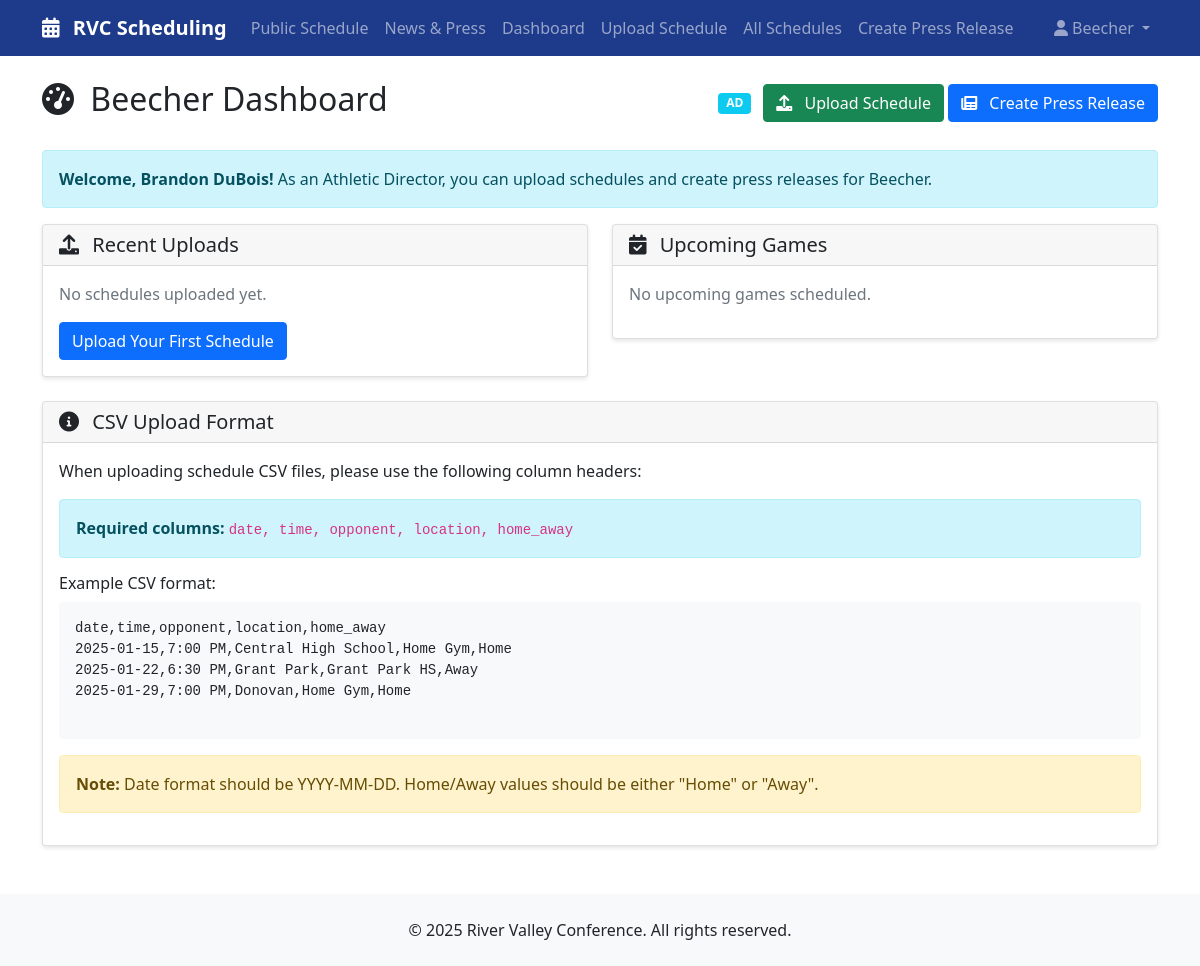
The app's page /dashboard (signed in) with its own data.
### tables this page shows
CREATE TABLE users (
                id INTEGER PRIMARY KEY AUTOINCREMENT,
                email TEXT UNIQUE NOT NULL,
                password_hash TEXT NOT NULL,
                school_name TEXT NOT NULL,
                role TEXT NOT NULL DEFAULT 'AD',
                full_name TEXT,
                created_at TIMESTAMP DEFAULT CURRENT_TIMESTAMP
            );

### app.py (the view)
@app.route('/dashboard')
@login_required
@ad_required
def dashboard():
    with get_db() as conn:
        uploads = conn.execute('''
            SELECT * FROM schedule_uploads
            WHERE school_id = ?
            ORDER BY upload_date DESC
            LIMIT 10
        ''', (current_user.id,)).fetchall()
        upcoming_games = conn.execute('''
            SELECT * FROM games
            WHERE school_id = ? AND date >= date('now')
            ORDER BY date ASC, time ASC
            LIMIT 10
        ''', (current_user.id,)).fetchall()
    return render_template('dashboard.html', uploads=uploads, upcoming_games=upcoming_games)

### app.py (called while the page is built)
def get_db():
    conn = sqlite3.connect(DATABASE)
    conn.row_factory = sqlite3.Row
    return conn

@login_manager.user_loader
def load_user(user_id):
    with get_db() as conn:
        user = conn.execute('SELECT * FROM users WHERE id = ?', (user_id,)).fetchone()
        if user:
            return User(user['id'], user['email'], user['school_name'], user['role'], user['full_name'])
    return None

def ad_required(f):
    @wraps(f)
    def decorated_function(*args, **kwargs):
        if not current_user.is_authenticated or current_user.role != 'AD':
            flash('Access denied. Athletic Directors only.', 'danger')
            return redirect(url_for('login'))
        return f(*args, **kwargs)
    return decorated_function

### templates/dashboard.html (shortened to what this page needs)
{% extends "base.html" %}
{% block content %}
<div class="d-flex justify-content-between align-items-center mb-4">
    <h2>
        <i class="fas fa-tachometer-alt me-2"></i>
        {{ current_user.school_name }} Dashboard
    </h2>
    <div>
        <span class="badge bg-info me-2">{{ current_user.role }}</span>
        {% if current_user.role == 'AD' %}
        <a href="{{ url_for('upload_schedule') }}" class="btn btn-success">
            <i class="fas fa-upload me-2"></i>
            Upload Schedule
        </a>
        {% endif %}
        <a href="{{ url_for('create_press_release') }}" class="btn btn-primary">
            <i class="fas fa-newspaper me-2"></i>
            Create Press Release
        </a>
    </div>
</div>
<div class="alert alert-info">
    <strong>Welcome, {{ current_user.full_name }}!</strong>
    {% if current_user.role == 'AD' %}
    As an Athletic Director, you can upload schedules and create press releases for {{ current_user.school_name }}.
    {% else %}
    As a Principal, you can view all conference schedules and create press releases for {{ current_user.school_name }}.
    {% endif %}
</div>
<div class="row">
    <div class="col-md-6">
        <div class="card">
            <div class="card-header">
                <h5 class="mb-0">
                    <i class="fas fa-upload me-2"></i>
                    Recent Uploads
                </h5>
            </div>
            <div class="card-body">
                {% if uploads %}
                <div class="table-responsive">
                    <table class="table table-sm">
                        <thead>
                            <tr>
                                <th>Sport</th>
                                <th>Season</th>
                                <th>Date</th>
                            </tr>
                        </thead>
                        <tbody>
                            {% for upload in uploads %}
                            <tr>
                                <td>{{ upload.sport }}</td>
                                <td>{{ upload.season }}</td>
                                <td>{{ upload.upload_date[:10] }}</td>
                            </tr>
                            {% endfor %}
                        </tbody>
                    </table>
                </div>
                {% else %}
                <p class="text-muted">No schedules uploaded yet.</p>
                <a href="{{ url_for('upload_schedule') }}" class="btn btn-primary">Upload Your First Schedule</a>
                {% endif %}
            </div>
        </div>
    </div>
    <div class="col-md-6">
        <div class="card">
            <div class="card-header">
                <h5 class="mb-0">
                    <i class="fas fa-calendar-check me-2"></i>
                    Upcoming Games
                </h5>
            </div>
            <div class="card-body">
                {% if upcoming_games %}
                <div class="table-responsive">
                    <table class="table table-sm">
                        <thead>
                            <tr>
                                <th>Date</th>
                                <th>Sport</th>
                                <th>Opponent</th>
                                <th>Location</th>
                            </tr>
                        </thead>
                        <tbody>
                            {% for game in upcoming_games %}
                            <tr>
                                <td>{{ game.date }}</td>
                                <td>{{ game.sport }}</td>
                                <td>{{ game.opponent }}</td>
                                <td>
                                    <span class="badge bg-{{ 'success' if game.home_away == 'Home' else 'primary' }}">
                                        {{ game.home_away }}
                                    </span>
                                </td>
                            </tr>
                            {% endfor %}
                        </tbody>
                    </table>
                </div>
                {% else %}
                <p class="text-muted">No upcoming games scheduled.</p>
                {% endif %}
            </div>
        </div>
    </div>
</div>
<div class="row mt-4">
    <div class="col-12">
        <div class="card">
            <div class="card-header">
                <h5 class="mb-0">
                    <i class="fas fa-info-circle me-2"></i>
                    CSV Upload Format
                </h5>
            </div>
            <div class="card-body">
                <p>When uploading schedule CSV files, please use the following column headers:</p>
                <div class="alert alert-info">
                    <strong>Required columns:</strong>
                    <code>date, time, opponent, location, home_away</code>
                </div>
                <h6>Example CSV format:</h6>
                <pre class="bg-light p-3 rounded">
date,time,opponent,location,home_away
2025-01-15,7:00 PM,Central High School,Home Gym,Home
2025-01-22,6:30 PM,Grant Park,Grant Park HS,Away
2025-01-29,7:00 PM,Donovan,Home Gym,Home
                </pre>
                <div class="alert alert-warning">
                    <strong>Note:</strong> Date format should be YYYY-MM-DD. Home/Away values should be either "Home" or "Away".
                </div>
            </div>
        </div>
    </div>
</div>
{% endblock %}

### templates/base.html (shortened to what this page needs)
<!DOCTYPE html>
<html lang="en">
<head>
    <link href="https://cdn.jsdelivr.net/npm/bootstrap@5.1.3/dist/css/bootstrap.min.css" rel="stylesheet">
    <link href="https://cdnjs.cloudflare.com/ajax/libs/font-awesome/6.0.0/css/all.min.css" rel="stylesheet">
</head>
<body>
    <nav class="navbar navbar-expand-lg navbar-dark rvc-blue">
        <div class="container">
            <a class="navbar-brand" href="{{ url_for('index') }}">
                <i class="fas fa-calendar-alt me-2"></i>
                RVC Scheduling
            </a>
            <div class="collapse navbar-collapse" id="navbarNav">
                <ul class="navbar-nav me-auto">
                    <li class="nav-item">
                        <a class="nav-link" href="{{ url_for('public_schedule') }}">Public Schedule</a>
                    </li>
                    <li class="nav-item">
                        <a class="nav-link" href="{{ url_for('press_releases') }}">News & Press</a>
                    </li>
                    {% if current_user.is_authenticated %}
                    <li class="nav-item">
                        <a class="nav-link" href="{{ url_for('dashboard') }}">Dashboard</a>
                    </li>
                    {% if current_user.role == 'AD' %}
                    <li class="nav-item">
                        <a class="nav-link" href="{{ url_for('upload_schedule') }}">Upload Schedule</a>
                    </li>
                    {% endif %}
                    <li class="nav-item">
                        <a class="nav-link" href="{{ url_for('all_schedules') }}">All Schedules</a>
                    </li>
                    <li class="nav-item">
                        <a class="nav-link" href="{{ url_for('create_press_release') }}">Create Press Release</a>
                    </li>
                    {% endif %}
                </ul>
                <ul class="navbar-nav">
                    {% if current_user.is_authenticated %}
                    <li class="nav-item dropdown">
                        <a class="nav-link dropdown-toggle" href="#" id="navbarDropdown" role="button" data-bs-toggle="dropdown">
                            <i class="fas fa-user me-1"></i>{{ current_user.school_name }}
                        </a>
                    </li>
                    {% else %}
                    <li class="nav-item">
                        <a class="nav-link" href="{{ url_for('login') }}">Login</a>
                    </li>
                    {% endif %}
                </ul>
            </div>
        </div>
    </nav>
    <main class="container mt-4">
        {% block content %}{% endblock %}
    </main>
    <footer class="bg-light mt-5 py-4">
        <div class="container text-center">
            <p class="mb-0">&copy; 2025 River Valley Conference. All rights reserved.</p>
        </div>
    </footer>
</body>
</html>

### templates/base.html (style rules this page uses)
.navbar-brand { font-weight: bold; }
.rvc-blue { background-color: #1e3a8a; }
.card { box-shadow: 0 2px 4px rgba(0,0,0,0.1); }

### records on screen
users: school_name "Beecher", role "AD", full_name "Brandon DuBois"
